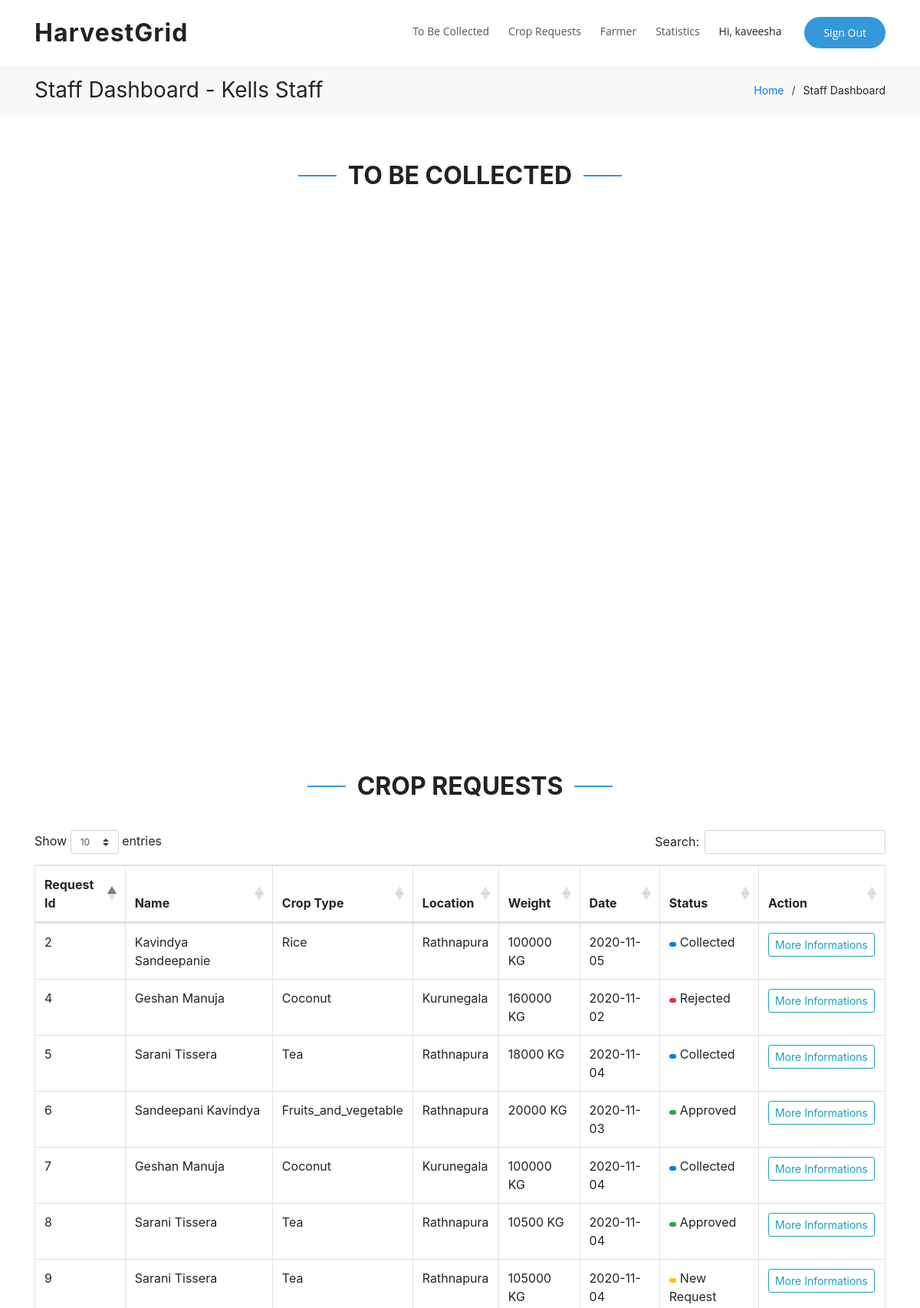
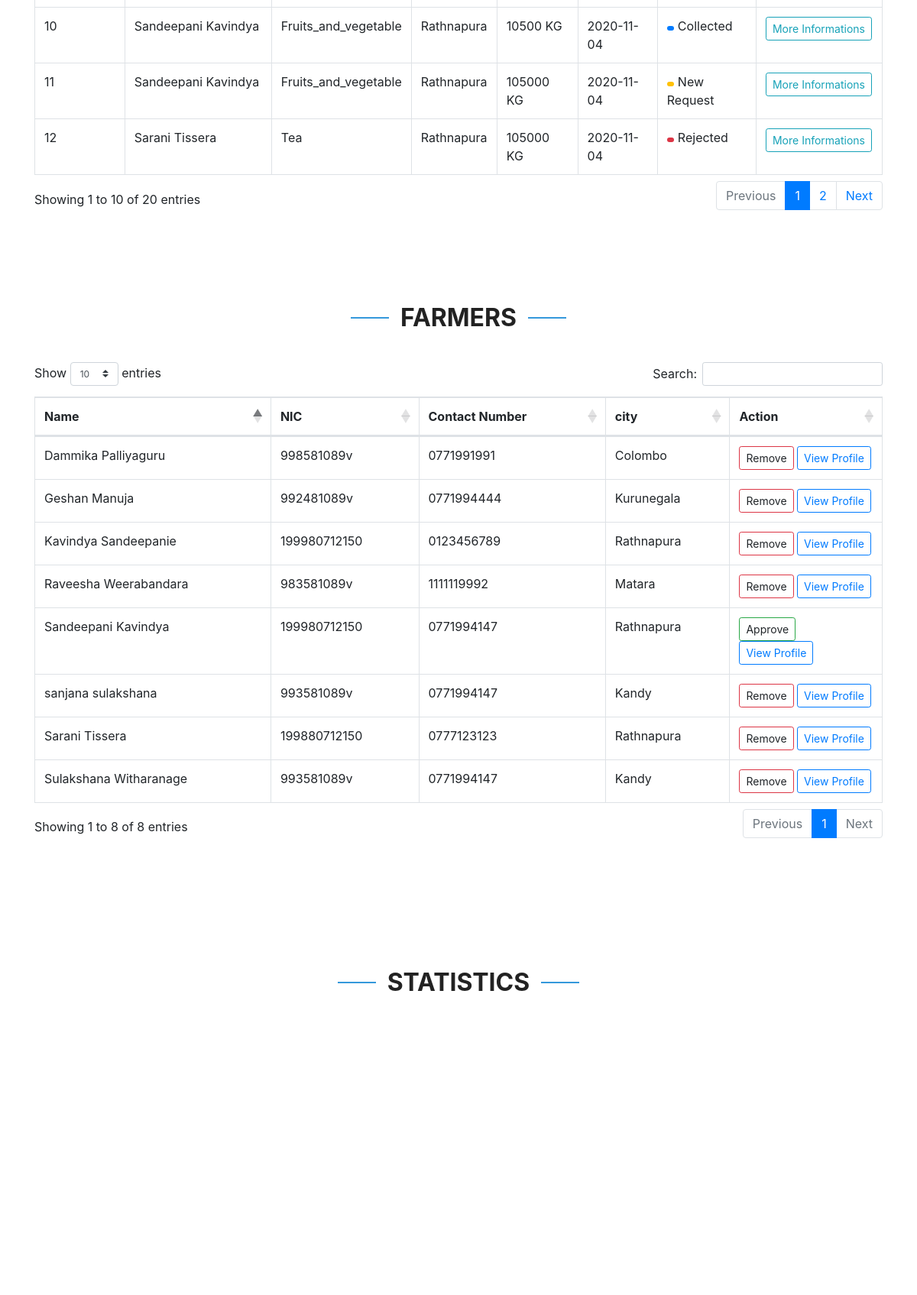
The page /pages/admindashboard.php (signed in, upper part) on the database its author committed (2 pictures, top to bottom).
### tables this page shows
CREATE TABLE `farmerrqst` (
  `rqst_id` int(11) NOT NULL,
  `user_id` int(11) NOT NULL,
  `weight` varchar(11) NOT NULL,
  `date` date NOT NULL,
  `image1` text NOT NULL,
  `image2` text NOT NULL,
  `image3` text NOT NULL,
  `status` char(1) NOT NULL,
  `quality` varchar(1) DEFAULT NULL,
  `rdate` date NOT NULL DEFAULT current_timestamp()
);

CREATE TABLE `users` (
  `user_id` int(11) NOT NULL,
  `user_name` varchar(150) NOT NULL,
  `user_nic` varchar(12) NOT NULL,
  `user_password` varchar(255) NOT NULL,
  `user_email` varchar(150) NOT NULL,
  `user_tp` varchar(10) NOT NULL,
  `user_gender` char(1) NOT NULL,
  `user_age` int(2) NOT NULL,
  `user_crop` varchar(50) NOT NULL,
  `user_lat` float(10,6) NOT NULL,
  `user_lng` float(10,6) NOT NULL,
  `user_city` varchar(30) NOT NULL DEFAULT 'N/A',
  `user_role` char(1) NOT NULL DEFAULT 'F',
  `status` char(1) DEFAULT 'N',
  `user_rating` int(11) NOT NULL DEFAULT 10,
  `user_img` text NOT NULL DEFAULT 'nopropic.webp',
  `user_regdate` timestamp NOT NULL DEFAULT current_timestamp() ON UPDATE current_timestamp()
);

### pages/admindashboard.php (the view, shortened to what this page needs)
<?php
include("../includes/charts.php");
$type = '';
if ($_SESSION['user_role'] == "A")
  $type = "Admin";
elseif ($_SESSION['user_role'] == "S")
  $type = "DoA Staff";
elseif ($_SESSION['user_role'] == "K")
  $type = "Kells Staff";
?>
<!DOCTYPE html>
<html lang="en">
<head>
  <link href="../assets/css/style.css" rel="stylesheet">
  <link href="../assets/vendor/icofont/icofont.min.css" rel="stylesheet">
  <link href="https://stackpath.bootstrapcdn.com/bootstrap/4.1.3/css/bootstrap.min.css" rel="stylesheet">
  <link href="https://cdn.datatables.net/1.10.18/css/dataTables.bootstrap4.min.css" rel="stylesheet">
</head>
<body>
  <main>
    <header id="header" class="fixed-top d-flex align-items-center">
      <div class="container d-flex align-items-center">
        <div class="logo mr-auto">
          <h1 class="text-light"><a href="../index.php"><span>HarvestGrid</span></a></h1>
        </div>
        <nav class="nav-menu d-none d-lg-block">
          <ul>
            <?php if ($_SESSION['user_role'] == "A" || $_SESSION['user_role'] == "K") { ?>
              <li><a href="#collect">To Be Collected</a></li>
              <li><a href="#crop">Crop Requests</a></li>
            <?php } ?>
            <li><a href="#farmer">Farmer</a></li>
            <li><a href="#stats">Statistics</a></li>
            <?php if (isset($_SESSION['username'])) { ?>
              <li><a><?php echo "Hi, " . $_SESSION['username']; ?></a></li>
              <li class="get-started"><a href="../includes/signout.php">Sign Out</a></li>
            <?php } ?>
          </ul>
        </nav>
      </div>
    </header>
    <main id="main">
      <section class="breadcrumbs">
        <div class="container">
          <div class="d-flex justify-content-between align-items-center">
            <h2>Staff Dashboard - <?php echo $type; ?></h2>
            <ol>
              <li><a href="../index.php">Home</a></li>
              <li>Staff Dashboard</li>
            </ol>
          </div>
        </div>
      </section>
      <?php
      if ($_SESSION['user_role'] != "F") {
        $query1 = "SELECT *  FROM users WHERE user_role = 'F'";
        $result1 = mysqli_query($con, $query1);
        $query2 = "SELECT farmerrqst.weight, farmerrqst.date, farmerrqst.rqst_id, farmerrqst.status, users.user_name, users.user_crop, users.user_city FROM farmerrqst JOIN users ON farmerrqst.user_id = users.user_id";
        $result2 = mysqli_query($con, $query2);
      ?>
        <?php if ($_SESSION['user_role'] == "A" || $_SESSION['user_role'] == "K") { ?>
          <section id="collect" class="features">
            <div class="container">
              <div class="section-title">
                <h2>To Be Collected</h2>
              </div>
              <div id="map" style="width:100%;height:600px;"></div>
            </div>
          </section>
          <section id="crop" class="features">
            <div class="container">
              <div class="section-title">
                <h2>Crop Requests</h2>
              </div>
              <table class="table table-bordered" id="dataTable2" width="100%" cellspacing="0">
                <thead>
                  <tr>
                    <th>Request Id</th>
                    <th>Name</th>
                    <th>Crop Type</th>
                    <th>Location</th>
                    <th>Weight</th>
                    <th>Date</th>
                    <th>Status</th>
                    <th width="10%">Action</th>
                  </tr>
                </thead>
                <tbody>
                  <?php
                  while ($row2 = mysqli_fetch_assoc($result2)) {
                    $w0 = $row2['rqst_id'];
                    $w1 = $row2['user_name'];
                    $w2 = $row2['user_crop'];
                    $w3 = $row2['weight'];
                    $w4 = $row2['date'];
                    $w5 = $row2['status'];
                    $w6 = $row2['user_city'];
                    if ($w5 == "A")
                      $w5 = "<span class='badge badge-success'> </span> Approved";
                    elseif ($w5 == "N")
                      $w5 = "<span class='badge badge-warning'> </span> New Request";
                    elseif ($w5 == "C")
                      $w5 = "<span class='badge badge-primary'> </span> Collected";
                    elseif ($w5 == "R")
                      $w5 = "<span class='badge badge-danger'> </span> Rejected";
                    echo "<tr>";
                    echo "<td>{$w0}</td>";
                    echo "<td>{$w1}</td>";
                    echo "<td>{$w2}</td>";
                    echo "<td>{$w6}</td>";
                    echo "<td>{$w3} KG</td>";
                    echo "<td>{$w4}</td>";
                    echo "<td>{$w5}</td>";
                    echo "<td><a class='btn btn-outline-info btn-sm' href='farmer/farmer.php?rqst_id=$w0'>More Informations</a></td>";
                    echo "</tr>";
                  }
                  ?>
                </tbody>
              </table>
            </div>
          </section>
        <?php } ?>
        <section id="farmer" class="features">
          <div class="container">
            <div class="section-title">
              <h2>Farmers</h2>
            </div>
            <table class="table table-bordered" id="dataTable1" width="100%" cellspacing="0">
              <thead>
                <tr>
                  <th>Name</th>
                  <th>NIC</th>
                  <th>Contact Number</th>
                  <th>city</th>
                  <th width="18%">Action</th>
                </tr>
              </thead>
              <tbody>
                <?php
                while ($row1 = mysqli_fetch_assoc($result1)) {
                  $v0 = $row1['user_name'];
                  $v1 = $row1['user_nic'];
                  $v3 = $row1['user_tp'];
                  $v6 = $row1['user_id'];
                  $v7 = $row1['status'];
                  $v8 = $row1['user_city'];
                  echo "<tr>";
                  echo "<td>{$v0}</td>";
                  echo "<td>{$v1}</td>";
                  echo "<td>{$v3}</td>";
                  echo "<td>{$v8}</td>";
                  if ($v7 == "N")
                    echo "<td><a onclick='clicked2();' class='btn btn-outline-success btn-sm' id='farmerval1' name='$v6'>Approve</a> <a href='farmer/farmerprofile.php?user_id=$v6' class='btn btn-outline-primary btn-sm'>View Profile</a></td>";
                  else
                    echo "<td><a onclick='clicked();' class='btn btn-outline-danger btn-sm' id='farmerval' name='$v6'>Remove</a> <a href='farmer/farmerprofile.php?user_id=$v6' class='btn btn-outline-primary btn-sm'>View Profile</a></td>";
                  echo "</tr>";
                }
                ?>
              </tbody>
            </table><br><br>
          </div>
        </section>
        <section id="stats" class="features">
          <div class="container">
            <div class="section-title">
              <h2>Statistics</h2>
            </div>
            <table width="100%">
              <tr>
                <td>
                  <div id="chartContainer1" style="height: 370px;"></div>
                </td>
                <td width="5%"> </td>
                <td>
                  <div id="chartContainer2" style="height: 370px;"></div>
                </td>
              </tr>
            </table>
          </div>
        </section>
    </main>
  <?php } ?>
</html>

### assets/css/style.css (style rules this page uses)
body { font-family: "Open Sans", sans-serif; color: #444444; }
a { color: #3498db; }
h1, h2, h3, h4, h5, h6 { font-family: "Raleway", sans-serif; }
#header { z-index: 997; transition: all 0.5s; padding: 22px 0; }
#header .logo h1 { font-size: 32px; margin: 0; padding: 0; line-height: 1; font-weight: 700; letter-spacing: 1px; }
#header .logo h1 a, #header .logo h1 a:hover { color: #222222; text-decoration: none; }
.nav-menu, .nav-menu * { margin: 0; padding: 0; list-style: none; }
.nav-menu > ul > li { position: relative; white-space: nowrap; float: left; }
.nav-menu a { display: block; position: relative; color: #555555; padding: 8px 0 12px 25px; transition: 0.3s; font-size: 14px; font-family: "Open Sans", sans-serif; }
.nav-menu .get-started a { background: #3498db; color: #fff; border-radius: 50px; margin: 0 0 0 30px; padding: 10px 25px; }
.mobile-nav { position: fixed; top: 55px; right: 15px; bottom: 15px; left: 15px; z-index: 9999; overflow-y: auto; background: #fff; transition: ease-in-out 0.2s; opacity: 0; visibility: hidden; border-radius: 10px; padding: 10px 0; }
.mobile-nav * { margin: 0; padding: 0; list-style: none; }
.mobile-nav a { display: block; position: relative; color: #222222; padding: 10px 20px; font-weight: 500; outline: none; }
.mobile-nav .get-started { text-align: center; margin-top: 10px; }
.mobile-nav .get-started a { background: #3498db; color: #fff; border-radius: 50px; margin: 0 15px; padding: 10px 30px; display: inline-block; }
section { padding: 60px 0; overflow: hidden; }
.section-title { text-align: center; padding-bottom: 30px; }
.section-title h2 { font-size: 32px; font-weight: bold; text-transform: uppercase; position: relative; color: #222222; }
.section-title h2::before, .section-title h2::after { content: ''; width: 50px; height: 2px; background: #3498db; display: inline-block; }
.section-title h2::before { margin: 0 15px 10px 0; }
.section-title h2::after { margin: 0 0 10px 15px; }
.breadcrumbs { padding: 15px 0; background: #f8f8f8; min-height: 40px; margin-top: 86px; }
.breadcrumbs h2 { font-size: 28px; font-weight: 400; margin: 0; }
.breadcrumbs ol { display: flex; flex-wrap: wrap; list-style: none; padding: 0; margin: 0; font-size: 14px; }
.breadcrumbs ol li + li { padding-left: 10px; }
.breadcrumbs ol li + li::before { display: inline-block; padding-right: 10px; color: #3c3c3c; content: "/"; }

### rows shown on the page
farmerrqst: rqst_id "2", user.user_name "Kavindya Sandeepanie", user.user_crop "Rice", user.user_city "Rathnapura", weight "100000", date "2020-11-05", status "C" (drawn)
farmerrqst: rqst_id "4", user.user_name "Geshan Manuja", user.user_crop "Coconut", user.user_city "Kurunegala", weight "160000", date "2020-11-02", status "R" (drawn)
farmerrqst: rqst_id "5", user.user_name "Sarani Tissera", user.user_crop "Tea", user.user_city "Rathnapura", weight "18000", date "2020-11-04", status "C" (drawn)
farmerrqst: rqst_id "6", user.user_name "Sandeepani Kavindya", user.user_crop "Fruits_and_vegetable", user.user_city "Rathnapura", weight "20000", date "2020-11-03", status "A" (drawn)
farmerrqst: rqst_id "7", user.user_name "Geshan Manuja", user.user_crop "Coconut", user.user_city "Kurunegala", weight "100000", date "2020-11-04", status "C" (drawn)
farmerrqst: rqst_id "8", user.user_name "Sarani Tissera", user.user_crop "Tea", user.user_city "Rathnapura", weight "10500", date "2020-11-04", status "A" (drawn)
farmerrqst: rqst_id "9", user.user_name "Sarani Tissera", user.user_crop "Tea", user.user_city "Rathnapura", weight "105000", date "2020-11-04", status "N" (drawn)
farmerrqst: rqst_id "10", user.user_name "Sandeepani Kavindya", user.user_crop "Fruits_and_vegetable", user.user_city "Rathnapura", weight "10500", date "2020-11-04", status "C" (drawn)
farmerrqst: rqst_id "11", user.user_name "Sandeepani Kavindya", user.user_crop "Fruits_and_vegetable", user.user_city "Rathnapura", weight "105000", date "2020-11-04", status "N" (drawn)
farmerrqst: rqst_id "12", user.user_name "Sarani Tissera", user.user_crop "Tea", user.user_city "Rathnapura", weight "105000", date "2020-11-04", status "R" (drawn)
users: user_name "Sulakshana Witharanage", user_nic "993581089v", user_tp "0771994147", user_city "Kandy"
users: user_name "Raveesha Weerabandara", user_nic "983581089v", user_tp "1111119992", user_city "Matara"
users: user_name "Kavindya Sandeepanie", user_nic "199980712150", user_tp "0123456789", user_city "Rathnapura"
users: user_name "Sandeepani Kavindya", user_nic "199980712150", user_tp "0771994147", user_city "Rathnapura"
users: user_name "Sarani Tissera", user_nic "199880712150", user_tp "0777123123", user_city "Rathnapura"
users: user_name "Geshan Manuja", user_nic "992481089v", user_tp "0771994444", user_city "Kurunegala"
users: user_name "Dammika Palliyaguru", user_nic "998581089v", user_tp "0771991991", user_city "Colombo"
users: user_name "sanjana sulakshana", user_nic "993581089v", user_tp "0771994147", user_city "Kandy"

### other values the page prints
$_SESSION['username'] "kaveesha"
$type "Kells Staff"
